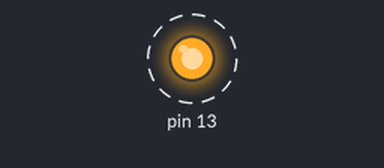
Recording of a sketch running on a simulated Arduino Uno, built with avr-gcc and run on an emulated ATmega328P. Parts: output pins drawn as LEDs (lit = HIGH). Dashed ring = blinking.

Above: at 0.05 s.
Timing chart, 0 to 3.0 s (numbered marks = the images above):
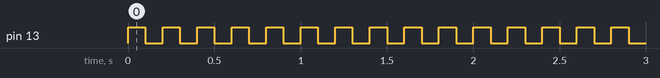

The sketch:

blink.ino
```cpp
void setup() {
  // put your setup code here, to run once:
  //DDRB |= (1<<5);
  DDRB = DDRB | (1<<5);
  //DDRB = DDRB | (0B00100000);
}

void loop() {
  // put your main code here, to run repeatedly:
  PORTB = PORTB | (1<<5);
  _delay_ms(100);
  PORTB = PORTB & ~(1<<5);
  //PORTB = PORTB & ~(0B00100000);
  //PORTB = PORTB & (0B11011111);
  _delay_ms(100);
}
```

Measured:
- by itself, pin 13: alternates HIGH for 0.10 s and LOW for 0.10 s
